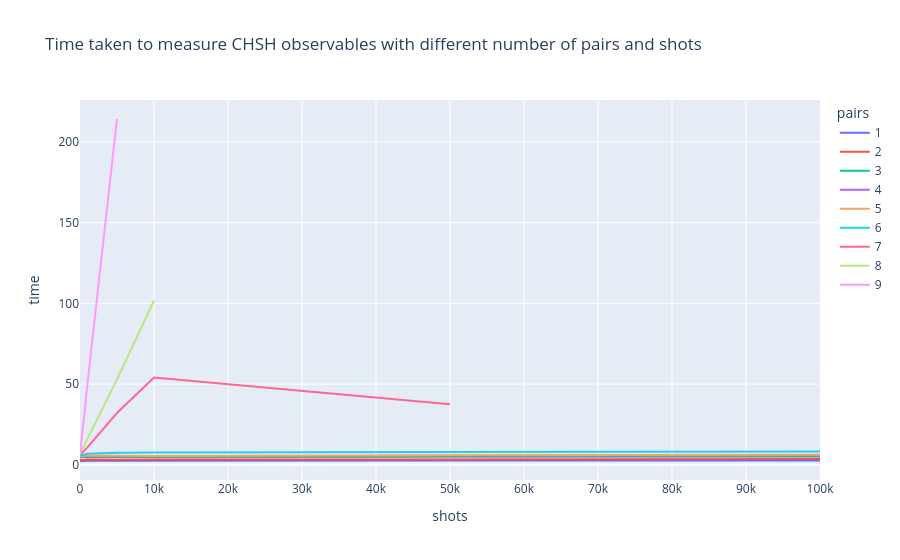

Notebook code cell kept with this figure:
### Markdown cell above
### Impact of parameters on the time taken to measure CHSH observables

### Code cell
range_of_pairs = range(1, 10)
range_of_shots = [1, 10, 50, 100, 500, 1000, 5000, 10000, 50000, 100000]
time_taken = {"pairs":[], "shots":[], "time":[]}


for num_pairs in range_of_pairs:
    circuit = diqrng.ChshCircuit(num_pairs=num_pairs, token=None)
    print(f"Number of pairs: {num_pairs}")
    if num_pairs > 6:
        range_of_shots.pop()
    for num_shots in range_of_shots:
        start = time.time()
        for basis in diqrng.BASES:
            circuit.measure_chsh_basis(basis, num_shots=num_shots)
        end = time.time()
        print(f"Time taken for {num_shots} number of shots: {end - start}")
        time_taken["pairs"].append(num_pairs)
        time_taken["shots"].append(num_shots)
        time_taken["time"].append(end - start)

time_taken = pd.DataFrame(time_taken)

plot = px.line(time_taken, x="shots", y="time", color="pairs", title="Time taken to measure CHSH observables with different number of pairs and shots")
plot.write_image("output/time_measure.png")
plot.show()

### Figure 1 — Plotly figure (JSON) as saved in the notebook; plotly's stock layout.template omitted (floating-point values rounded to 4 significant figures)
{"data": [{"hovertemplate": "pairs=1<br>shots=%{x}<br>time=%{y}<extra></extra>", "legendgroup": "1", "line": {"color": "#636efa", "dash": "solid"}, "marker": {"symbol": "circle"}, "mode": "lines", "name": "1", "orientation": "v", "showlegend": true, "type": "scatter", "x": [1, 10, 50, 100, 500, 1000, 5000, 10000, 50000, 100000], "xaxis": "x", "y": [2.739, 2.36, 2.523, 2.388, 2.397, 2.472, 2.438, 2.505, 2.606, 2.735], "yaxis": "y"}, {"hovertemplate": "pairs=2<br>shots=%{x}<br>time=%{y}<extra></extra>", "legendgroup": "2", "line": {"color": "#EF553B", "dash": "solid"}, "marker": {"symbol": "circle"}, "mode": "lines", "name": "2", "orientation": "v", "showlegend": true, "type": "scatter", "x": [1, 10, 50, 100, 500, 1000, 5000, 10000, 50000, 100000], "xaxis": "x", "y": [3.461, 3.164, 3.06, 3.199, 3.042, 3.216, 3.097, 3.255, 3.238, 3.537], "yaxis": "y"}, {"hovertemplate": "pairs=3<br>shots=%{x}<br>time=%{y}<extra></extra>", "legendgroup": "3", "line": {"color": "#00cc96", "dash": "solid"}, "marker": {"symbol": "circle"}, "mode": "lines", "name": "3", "orientation": "v", "showlegend": true, "type": "scatter", "x": [1, 10, 50, 100, 500, 1000, 5000, 10000, 50000, 100000], "xaxis": "x", "y": [5.14, 4.861, 5.154, 5.025, 4.826, 4.771, 4.819, 4.805, 4.982, 5.204], "yaxis": "y"}, {"hovertemplate": "pairs=4<br>shots=%{x}<br>time=%{y}<extra></extra>", "legendgroup": "4", "line": {"color": "#ab63fa", "dash": "solid"}, "marker": {"symbol": "circle"}, "mode": "lines", "name": "4", "orientation": "v", "showlegend": true, "type": "scatter", "x": [1, 10, 50, 100, 500, 1000, 5000, 10000, 50000, 100000], "xaxis": "x", "y": [5.461, 5.211, 5.314, 5.299, 5.356, 5.16, 5.302, 5.342, 5.459, 5.703], "yaxis": "y"}, {"hovertemplate": "pairs=5<br>shots=%{x}<br>time=%{y}<extra></extra>", "legendgroup": "5", "line": {"color": "#FFA15A", "dash": "solid"}, "marker": {"symbol": "circle"}, "mode": "lines", "name": "5", "orientation": "v", "showlegend": true, "type": "scatter", "x": [1, 10, 50, 100, 500, 1000, 5000, 10000, 50000, 100000], "xaxis": "x", "y": [5.672, 5.457, 5.388, 5.503, 5.487, 5.818, 5.615, 5.521, 5.85, 6.182], "yaxis": "y"}, {"hovertemplate": "pairs=6<br>shots=%{x}<br>time=%{y}<extra></extra>", "legendgroup": "6", "line": {"color": "#19d3f3", "dash": "solid"}, "marker": {"symbol": "circle"}, "mode": "lines", "name": "6", "orientation": "v", "showlegend": true, "type": "scatter", "x": [1, 10, 50, 100, 500, 1000, 5000, 10000, 50000, 100000], "xaxis": "x", "y": [5.953, 5.837, 5.95, 5.969, 6.186, 6.883, 7.433, 7.686, 7.956, 8.299], "yaxis": "y"}, {"hovertemplate": "pairs=7<br>shots=%{x}<br>time=%{y}<extra></extra>", "legendgroup": "7", "line": {"color": "#FF6692", "dash": "solid"}, "marker": {"symbol": "circle"}, "mode": "lines", "name": "7", "orientation": "v", "showlegend": true, "type": "scatter", "x": [1, 10, 50, 100, 500, 1000, 5000, 10000, 50000], "xaxis": "x", "y": [6.088, 6.181, 6.295, 6.467, 8.437, 10.78, 32.06, 54.12, 37.43], "yaxis": "y"}, {"hovertemplate": "pairs=8<br>shots=%{x}<br>time=%{y}<extra></extra>", "legendgroup": "8", "line": {"color": "#B6E880", "dash": "solid"}, "marker": {"symbol": "circle"}, "mode": "lines", "name": "8", "orientation": "v", "showlegend": true, "type": "scatter", "x": [1, 10, 50, 100, 500, 1000, 5000, 10000], "xaxis": "x", "y": [6.738, 6.372, 6.973, 7.669, 11.33, 15.94, 52.93, 101.8], "yaxis": "y"}, {"hovertemplate": "pairs=9<br>shots=%{x}<br>time=%{y}<extra></extra>", "legendgroup": "9", "line": {"color": "#FF97FF", "dash": "solid"}, "marker": {"symbol": "circle"}, "mode": "lines", "name": "9", "orientation": "v", "showlegend": true, "type": "scatter", "x": [1, 10, 50, 100, 500, 1000, 5000], "xaxis": "x", "y": [6.957, 7.203, 8.82, 10.91, 27.75, 49.61, 214.2], "yaxis": "y"}], "layout": {"legend": {"title": {"text": "pairs"}, "tracegroupgap": 0}, "title": {"text": "Time taken to measure CHSH observables with different number of pairs and shots"}, "xaxis": {"anchor": "y", "domain": [0, 1], "title": {"text": "shots"}}, "yaxis": {"anchor": "x", "domain": [0, 1], "title": {"text": "time"}}}}
